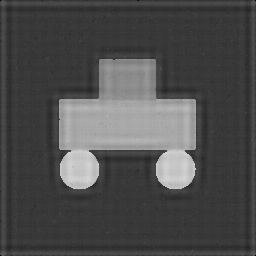
%> input picture cursed_schematic_01_restored.png, 256 x 256 px; its folder holds only this picture in this run
$ octave signal_grid_restoration.m   (GNU Octave 9; MATLAB toolbox functions it lacks are replaced by stand-ins)
%> lines starting %> are read from the running program, lines starting %| are printed output that depends on the picture
%% =======================================================================
%  THE SIGNAL GRID -- Image Restoration Pipeline
%  Electrothon | Electronics Club - Signal Processing Domain
%
%  PROBLEM
%  -------
%  Each "cursed_schematic" image has been corrupted in two independent
%  ways:
%    (1) Salt-and-pepper noise         -> isolated black/white pixels
%    (2) A repeating interference grid -> a periodic pattern that shows
%                                          up as sharp, isolated peaks in
%                                          the frequency domain
%  The two corruptions are tackled in the domain where each is easiest to
%  remove: (1) in the SPATIAL domain with a median filter, and (2) in the
%  FREQUENCY domain with a notch filter built from automatically detected
%  FFT peaks.
%
%  This single script is fully adaptive: it loops over every
%  "cursed_schematic_*.png" file it finds next to it, so it works whether
%  it is given 1 test image or 20, with no per-image tuning required and
%  no separate copies of the file needed.
% =========================================================================

clear; clc; close all;

%% ----------------------- Section 0: Settings ---------------------------
% All spatial parameters below are expressed as FRACTIONS of the image
% size (not fixed pixel counts), so the same script generalises correctly
% to images of any resolution, not just the 256x256 samples supplied here.

medianWindow      = [3 3];  % spatial median filter window (salt & pepper)
excludeRadiusFrac = 0.06;   % never touch the notch filter inside this
                            % radius (fraction of image size) around DC
                            % -> protects genuine low-frequency content
bgSmoothFrac      = 0.08;   % window (fraction of image size) used to
                            % estimate the smooth "background" trend of
                            % the spectrum
peakStdThreshold  = 4.0;    % keep a candidate peak only if it stands this
                            % many standard deviations above the LOCAL
                            % background level
notchRadiusFrac   = 0.016;  % radius (fraction of image size) of each
                            % Gaussian notch dip
notchStrength     = 0.97;   % 0 = no attenuation, 1 = fully zeroed
maxPeaksToMask    = 80;     % safety cap so a pathological image can never
                            % cause runaway masking

inputPattern = 'cursed_schematic_*.png';
outputFolder = 'restored_output';
if ~exist(outputFolder, 'dir')
    mkdir(outputFolder);
end

%% ---------------- Section 0b: Blueprint colour map (BONUS) -------------
% Classic engineering blueprints are white/cyan linework on a deep blue
% background, so low intensities are mapped near navy blue and high
% intensities are mapped towards white.
nMapLevels   = 256;
t            = linspace(0, 1, nMapLevels)';
blueDark     = [0.03 0.15 0.38];
blueLight    = [0.90 0.97 1.00];
blueprintMap = (1 - t) .* blueDark + t .* blueLight;

%% ------------------------- Main loop over images -----------------------
files = dir(inputPattern);
fprintf('Found %d image(s) matching "%s"\n\n', numel(files), inputPattern);

for k = 1:numel(files)
    fname = files(k).name;
    [~, baseName, ~] = fileparts(fname);
    fprintf('--- Processing %s ---\n', fname);

    %% 1. Load & prepare ---------------------------------------------------
    original = imread(fname);
%> original is the input picture: size 256x256 uint8; min 0, max 215, mean 77
    if size(original, 3) == 3
        original = rgb2gray(original);   % safety net; inputs are already grayscale
    end
    original = double(original);
%> original: size 256x256 double
    [rows, cols] = size(original);
%> rows = 256; cols = 256

    %% 2. THE SPATIAL CLEANSING (median filter) -----------------------------
    % WHY: salt-and-pepper noise is a set of isolated, extreme-valued
    %      pixels. A linear smoothing filter (mean/Gaussian) would blur
    %      that noise INTO neighbouring pixels rather than remove it. A
    %      median filter instead replaces each pixel with the median of
    %      its neighbourhood, so an isolated extreme value is simply
    %      outvoted and discarded, while edges and flat regions survive.
    % HOW:  a 3x3 window was tested against 5x5. Both removed the impulse
    %       noise, but 5x5 visibly rounded off the sharp corners of the
    %       schematic shapes, so 3x3 was kept as the better trade-off
    %       between denoising strength and detail preservation.
    spatialCleaned = medfilt2(uint8(original), medianWindow);
    spatialCleaned = double(spatialCleaned);
%> spatialCleaned: size 256x256 double

    %% 3. THE FREQUENCY EXORCISM (2D FFT) ------------------------------------
    % Move to the frequency domain and centre the zero-frequency (DC) term
    % so radial distance from the middle of the image corresponds directly
    % to spatial frequency.
    F           = fft2(spatialCleaned);
    Fshifted    = fftshift(F);
    magSpectrum = log(1 + abs(Fshifted));   % log scale purely for viewing/analysis

    %% 3a. Automated peak detection (BONUS: adapts to any image, ------------
    %%     no hardcoded coordinates)
    % WHY: hardcoding pixel coordinates for the noise peaks would only work
    %      for one exact grid pattern; the sample images already show
    %      different grid orientations and spacings, so a fixed set of
    %      coordinates would not generalise. An adaptive detector is both
    %      more robust and reusable on unseen images.
    % HOW: a real image's spectrum already falls off smoothly from the
    %      centre outward, so comparing every pixel to one single global
    %      threshold would wrongly flag ordinary low-frequency content near
    %      the centre. Instead:
    %        (i)   estimate the smooth local trend of the spectrum with a
    %              wide median filter -- a median filter is robust to
    %              sparse, sharp spikes, so it reports what the spectrum
    %              would look like WITHOUT the interference;
    %        (ii)  subtract that trend to get a residual that is close to
    %              flat everywhere except at the true interference spikes;
    %        (iii) flag a residual pixel as a noise peak only if it is a
    %              local maximum AND stands far above the residual's own
    %              statistics (mean + k*std), AND lies outside a small
    %              protected radius around the DC term.
    minDim        = min(rows, cols);
%> minDim = 256
    excludeRadius = max(6, round(excludeRadiusFrac * minDim));
%> excludeRadius = 15
    bgWin         = round(bgSmoothFrac * minDim);
%> bgWin = 20
    if mod(bgWin, 2) == 0
        bgWin = bgWin + 1;             % medfilt2 requires an odd window
%> bgWin = 21
    end
    notchRadius = max(2, notchRadiusFrac * minDim);
%> notchRadius = 4.1

    background = medfilt2(magSpectrum, [bgWin bgWin]);
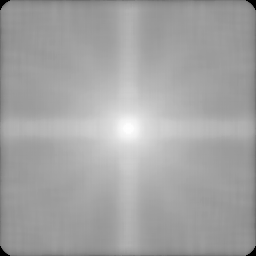
%> background: size 256x256 double; min 0, max 10.35, mean 6.66; drawn with min black and max white
    residual   = magSpectrum - background;
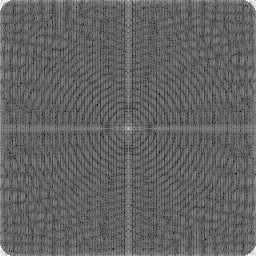
%> residual: size 256x256 double; min -4.59, max 7.21, mean 0.0074; drawn with min black and max white

    [colGrid, rowGrid] = meshgrid(1:cols, 1:rows);
    centreRow = floor(rows/2) + 1;
%> centreRow = 129
    centreCol = floor(cols/2) + 1;
%> centreCol = 129
    distFromCentre = sqrt((rowGrid - centreRow).^2 + (colGrid - centreCol).^2);
    outsideCore = distFromCentre > excludeRadius;

    isRegionalMax  = imregionalmax(residual);
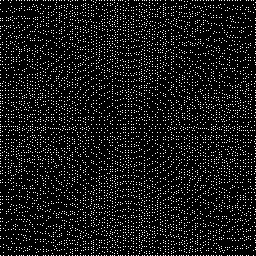
%> isRegionalMax: size 256x256 logical; 9.3% white in thin lines or dots
    candidatePeaks = isRegionalMax & outsideCore;
%> candidatePeaks: size 256x256 logical; 9.2% white in thin lines or dots

    backgroundStats = residual(outsideCore);
    peakThreshold   = mean(backgroundStats) + peakStdThreshold * std(backgroundStats);
%> peakThreshold = 3.41
    finalPeakMask   = candidatePeaks & (residual > peakThreshold);
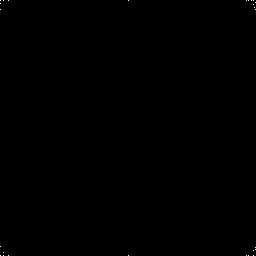
%> finalPeakMask: size 256x256 logical; 0.04% white in thin lines or dots

    [peakRows, peakCols] = find(finalPeakMask);
%> peakRows = 26 values from 1 to 256; peakCols = 26 values from 1 to 256
    peakVals = residual(sub2ind(size(residual), peakRows, peakCols));
%> peakVals = 26 values, max 7.21 at index 1, min 3.6 at index 12, mean 6.47
    if numel(peakVals) > maxPeaksToMask
        [~, sortOrder] = sort(peakVals, 'descend');
        sortOrder = sortOrder(1:maxPeaksToMask);
        peakRows  = peakRows(sortOrder);
        peakCols  = peakCols(sortOrder);
    end
    fprintf('   detected %d interference peak(s) automatically\n', numel(peakRows));
%|    detected 26 interference peak(s) automatically

    %% 3b. Build the notch filter mask ---------------------------------------
    % WHY a GAUSSIAN notch rather than a hard (ideal) notch: an ideal notch
    % has an abrupt cutoff, which introduces ringing artefacts (the Gibbs
    % phenomenon) into the reconstructed image. A smooth Gaussian dip
    % suppresses the same interference peak but transitions gradually,
    % keeping the reconstructed schematic visually clean.
    notchMask = ones(rows, cols);
    for i = 1:numel(peakRows)
        dip = notchStrength * exp( -((colGrid - peakCols(i)).^2 + (rowGrid - peakRows(i)).^2) ...
                                     / (2 * notchRadius^2) );
        notchMask = notchMask .* (1 - dip);
    end
%> this loop made 26 passes
%> pass 1, `notchMask = notchMask .* (1 - dip);`:
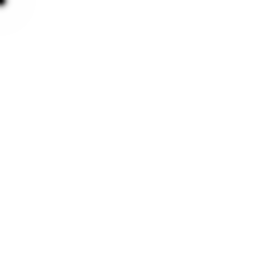
%> notchMask: size 256x256 double; min 0.03, max 1, mean 1

    %% 4. Apply the mask and invert back to the spatial domain ---------------
    Fmasked       = Fshifted .* notchMask;
    reconstructed = real(ifft2(ifftshift(Fmasked)));
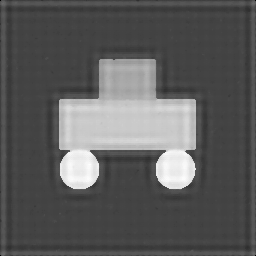
%> reconstructed: size 256x256 double; min -0.239, max 212.6, mean 77; drawn with min black and max white

    % Small negative/overshoot values are a normal side effect of notch
    % filtering (mild Gibbs ringing); they are clipped back into the valid
    % intensity range rather than rescaling the whole image, so the true
    % brightness of the schematic is preserved.
    restored = uint8(max(0, min(255, reconstructed)));

    %% 5. BONUS: blueprint colour mapping -------------------------------------
    restoredForColour = mat2gray(reconstructed);          % contrast-stretched, for a punchy look
    restoredIndexed   = gray2ind(restoredForColour, nMapLevels);
    restoredBlueprint = ind2rgb(restoredIndexed, blueprintMap);
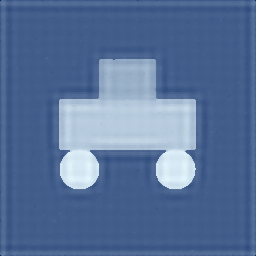
%> restoredBlueprint: size 256x256x3 double; mean R, G, B 0.345, 0.447, 0.605

    %% 6. Save the required 5-panel comparison figure -------------------------
    fig = figure('Visible', 'off', 'Position', [50 50 1500 350], 'Color', 'w');

    subplot(1,5,1); imshow(uint8(original));       title('1. Original (corrupted)');
    subplot(1,5,2); imshow(uint8(spatialCleaned)); title('2. After median filter');
    subplot(1,5,3); imshow(magSpectrum, []);       title('3. 2D FFT magnitude');
    subplot(1,5,4); imshow(notchMask, []);         title('4. Notch (frequency) mask');
    subplot(1,5,5); imshow(restored);              title('5. Final restored image');

    panelFile = fullfile(outputFolder, [baseName '_panel.png']);
    print(fig, panelFile, '-dpng', '-r150');
    close(fig);

    %% 7. Save the standalone image assets ------------------------------------
    imwrite(restored,          fullfile(outputFolder, [baseName '_restored.png']));
    imwrite(restoredBlueprint, fullfile(outputFolder, [baseName '_blueprint.png']));

    fprintf('   saved: %s, %s, %s\n\n', [baseName '_panel.png'], ...
            [baseName '_restored.png'], [baseName '_blueprint.png']);
end

fprintf('All done. Outputs are in the "%s" folder.\n', outputFolder);

$ run again, on cursed_schematic_05_restored.png
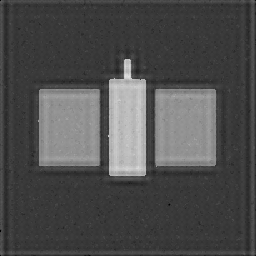
%> input picture cursed_schematic_05_restored.png, 256 x 256 px
%> original is the input picture: size 256x256 uint8; min 0, max 224, mean 77.6
%> original: size 256x256 double
%> `isRegionalMax  = imregionalmax(residual);`:
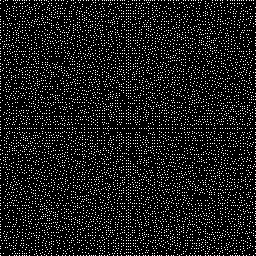
%> isRegionalMax: size 256x256 logical; 10.7% white in thin lines or dots
%> candidatePeaks: size 256x256 logical; 10.6% white in thin lines or dots
%> peakThreshold = 3.08
%> finalPeakMask: size 256x256 logical; 0.05% white in thin lines or dots
%> peakRows = 30 values from 1 to 256
%> peakVals = 30 values, max 6.54 at index 3, min 3.09 at index 27, mean 5.67
%|    detected 30 interference peak(s) automatically
%> the loop `for i = 1:numel(peakRows)` made 30 passes
%> `restoredBlueprint = ind2rgb(restoredIndexed, blueprintMap);`:
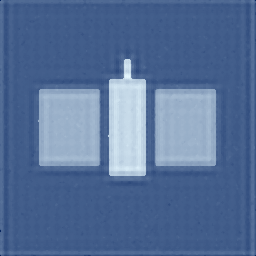
%> restoredBlueprint: size 256x256x3 double; mean R, G, B 0.339, 0.441, 0.6

$ run again, on cursed_schematic_02_restored.png
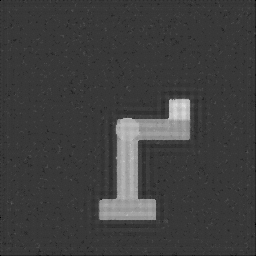
%> input picture cursed_schematic_02_restored.png, 256 x 256 px
%> original is the input picture: size 256x256 uint8; min 0, max 226, mean 63.1
%> original: size 256x256 double
%> `isRegionalMax  = imregionalmax(residual);`:
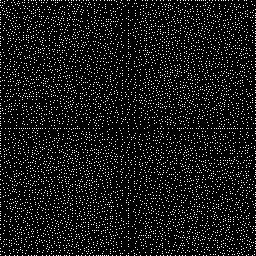
%> isRegionalMax: size 256x256 logical; 9.1% white in thin lines or dots
%> candidatePeaks: size 256x256 logical; 9% white in thin lines or dots
%> peakThreshold = 2.99
%> finalPeakMask: size 256x256 logical; 0.06% white in thin lines or dots
%> peakRows = 37 values from 1 to 256
%> peakVals = 37 values, max 6.85 at index 1, min 3 at index 21, mean 5.24
%|    detected 37 interference peak(s) automatically
%> the loop `for i = 1:numel(peakRows)` made 37 passes
%> `restoredBlueprint = ind2rgb(restoredIndexed, blueprintMap);`:
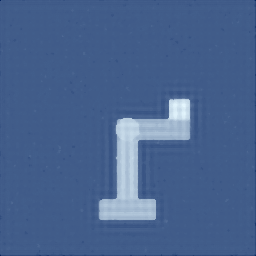
%> restoredBlueprint: size 256x256x3 double; mean R, G, B 0.284, 0.39, 0.561

$ run again, on cursed_schematic_03_restored.png
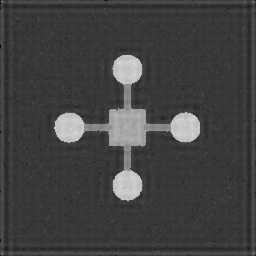
%> input picture cursed_schematic_03_restored.png, 256 x 256 px
%> original is the input picture: size 256x256 uint8; min 0, max 219, mean 65.5
%> original: size 256x256 double
%> isRegionalMax: size 256x256 logical; 9.7% white in thin lines or dots
%> candidatePeaks: size 256x256 logical; 9.7% white in thin lines or dots
%> peakThreshold = 3.42
%> finalPeakMask: size 256x256 logical; 0.04% white in thin lines or dots
%> peakRows = 24 values from 1 to 256
%> peakVals = 24 values, max 7.87 at index 1, min 6.35 at index 15, mean 7.04
%|    detected 24 interference peak(s) automatically
%> the loop `for i = 1:numel(peakRows)` made 24 passes
%> `restoredBlueprint = ind2rgb(restoredIndexed, blueprintMap);`:
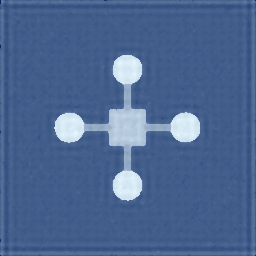
%> restoredBlueprint: size 256x256x3 double; mean R, G, B 0.3, 0.404, 0.572
